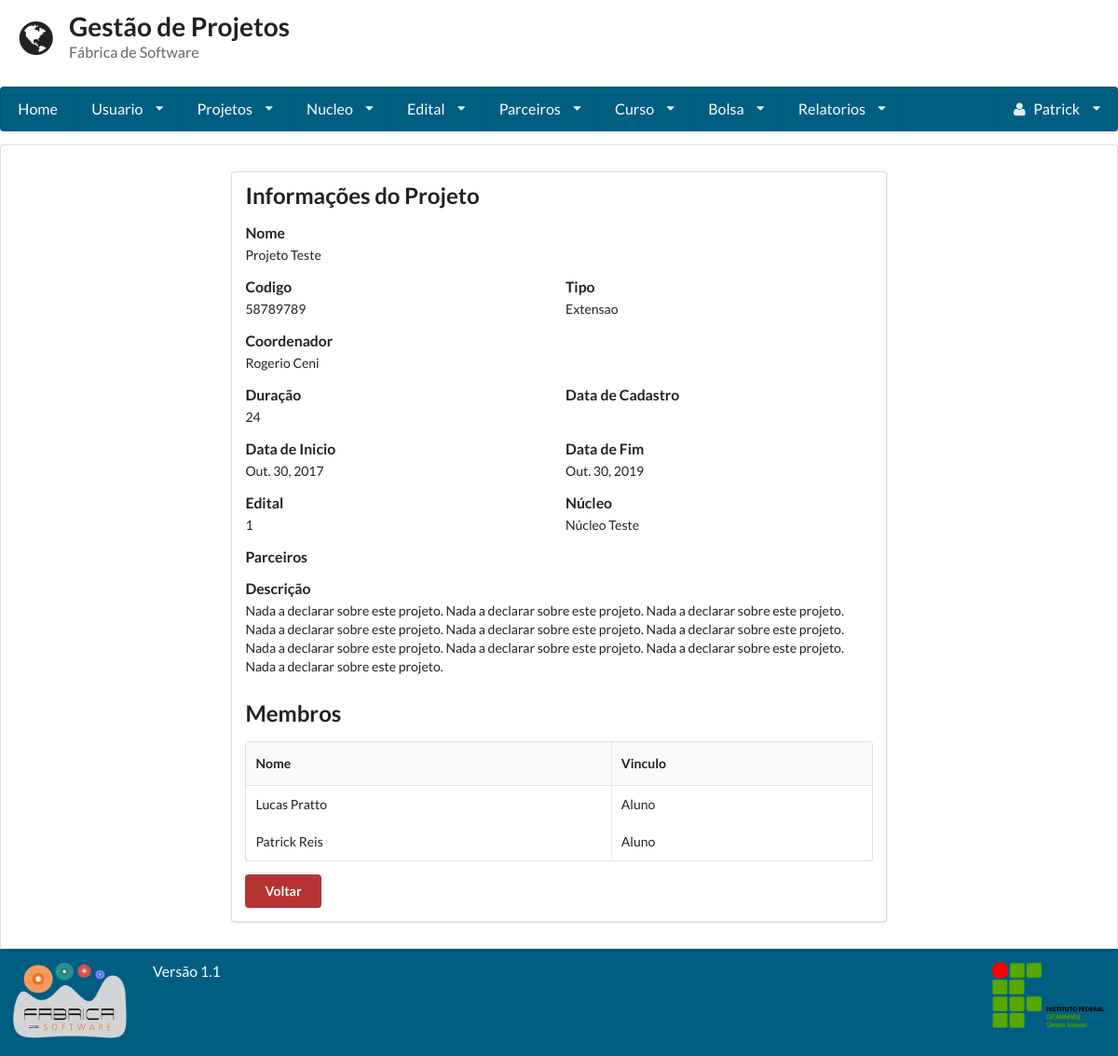
Page /visualizar_projeto/7/ (signed in) on the committed database.
### gestaoapp/models/projeto.py (models this page shows, shortened)
class Projeto(models.Model):
    TIPO_CHOICES = (
        ('Pesquisa', 'Pesquisa'),
        ('Extensao', 'Extensão'),
        ('Ensino', 'Ensino'),
        ('Pesquisa_Extensao', 'Pesquisa/Extensão'),
    )
    tipo = models.CharField(
        max_length=255, null=True, blank=True,
        choices=TIPO_CHOICES
    )
    nome = models.CharField(max_length=255)
    imagem = models.ImageField("Imagem", upload_to='projeto')
    codigo = models.CharField(max_length=255, unique=True)
    data_hora_cadastro = models.DateTimeField(auto_now=True)
    responsavel_cadastro = models.ForeignKey(User, related_name="coordenador_criador", )
    coordenador = models.ManyToManyField(Usuario, through='Coordenacao', blank=True)
    duracao = models.CharField(max_length=255)
    data_inicio = models.DateField()
    data_fim = models.DateField()
    nucleo = models.ManyToManyField(Nucleo)
    edital = models.ManyToManyField(Edital, blank=True, related_name="editais_do_projeto")
    descricao = models.TextField()
    membro = models.ManyToManyField(Usuario, blank=True, related_name="membros")
    parceiro = models.ManyToManyField(Parceiro, blank=True)

### gestaoapp/models/coordenacao.py (models this page shows, shortened)
class Coordenacao(models.Model):
    status = models.BooleanField(default=True)
    dt_inicio = models.DateField(null=True, blank=True, auto_created=True)
    dt_termino = models.DateField(null=True, blank=True)
    projeto = models.ForeignKey(Projeto, null=True, on_delete=models.CASCADE)
    coordenador = models.ForeignKey(Usuario, null=True, on_delete=models.CASCADE)

### gestaoapp/models/edital.py (models this page shows, shortened)
class Edital(models.Model):
    numero = models.IntegerField(unique=True)
    orgao_concedente = models.CharField(max_length=255)
    dt_inicio = models.DateField()
    dt_termino = models.DateField()
    url_edital = models.URLField(max_length=200, null=True, blank=True)
    verba = models.FloatField(null=True, blank=True)
    qtd_bolsa = models.IntegerField(null=True, blank=True)
    pdf_edital = models.FileField(null=True, blank=True)
    data_hora_cadastro = models.DateTimeField(auto_now=True)
    responsavel_cadastro = models.ForeignKey(User)

### gestaoapp/models/nucleo.py (models this page shows, shortened)
class Nucleo(models.Model):
    nome = models.CharField(max_length=255)
    sigla = models.CharField(max_length=5)
    descricao = models.TextField()
    data_hora_cadastro = models.DateTimeField(auto_now=True)
    responsavel_cadastro = models.ForeignKey(User)

### gestaoapp/models/usuario.py (models this page shows, shortened)
class Usuario(User):
    PERIODO_CHOICES = (
        ('primeiro', '1° Semestre'),
        ('segundo', '2° Semestre'),
        ('terceiro', '3° Semestre'),
        ('quarto', '4° Semestre'),
        ('quinto', '5° Semestre'),
        ('sexto', '6° Semestre'),
        ('setimo', '7° Semestre'),
        ('oitavo', '8° Semestre'),
        ('nono', '9° Semestre'),
        ('decimo', '10° Semestre'),
    )
    VINCULO_CHOICES = (
        ('Aluno', 'Aluno'),
        ('Professor', 'Professor'),
    )
    periodo = models.CharField(
        max_length=255, null=True, blank=True,
        choices=PERIODO_CHOICES
    )
    vinculo_institucional = models.CharField(
        max_length=255, null=True, blank=True,
        choices=VINCULO_CHOICES)
    email_opcional = models.EmailField(max_length=254, null=True, blank=True)
    matricula = models.CharField(max_length=255, unique=True)
    foto = models.ImageField(upload_to='profile_images')
    carga_horaria = models.IntegerField(validators=[MaxValueValidator(100), MinValueValidator(1)])
    telefone1 = models.CharField(max_length=11)
    telefone2 = models.CharField(max_length=11, blank=True, null=True)
    curso = models.ForeignKey(Curso, null=True, blank=True)
    verificacao = models.CharField(max_length=255, null=True, blank=True, unique=True)
    lattes = models.URLField(null=True, blank=True)
    desc = models.TextField()
    super_adm = models.BooleanField(default=False)

### gestaoapp/views/projeto.py (the view, shortened to what this page needs)
# urls.py: url(r'^visualizar_projeto/(?P<projeto_id>\d+)/$', VisualizarProjeto.as_view()),
class VisualizarProjeto(LoginRequiredMixin, View):
    template = "projeto/visualizar.html"
    def get(self, request, projeto_id=None):
        if projeto_id:
            projeto = Projeto.objects.get(id=projeto_id)
            coordenacao = Coordenacao.objects.get(projeto=projeto, status=True)
        else:
            return render(request, self.template, {})
        return render(request, self.template, {'projeto': projeto, 'coordenacao': coordenacao})

### gestaoapp/templates/projeto/visualizar.html (shortened to what this page needs)
{% extends 'base.html' %}
{% block conteudo %}
    {% if request.user in projeto.membro.all or user.is_superuser %}
        <div class="ui segment form">
        <h2 class="ui header">Informações do Projeto</h2>
        <div class="field">
            <label>Nome</label>
            {{ projeto.nome }}
        </div>
        <div class="two fields">
            <div class="field">
                <label>Codigo</label>
                {{ projeto.codigo }}
            </div>
            <div class="field">
                <label>Tipo</label>
                {{ projeto.tipo }}
            </div>
        </div>
        <div class="field">
            <label>Coordenador</label>
            {{ coordenacao.coordenador.get_full_name }}
        </div>
        <div class="two fields">
            <div class="field">
                <label>Duração</label>
                {{ projeto.duracao }}
            </div>
            <div class="field">
                <label>Data de Cadastro</label>
            </div>
        </div>
        <div class="two fields">
            <div class="field">
                <label>Data de Inicio</label>
                {{ projeto.data_inicio }}
            </div>
            <div class="field">
                <label>Data de Fim</label>
                {{ projeto.data_fim }}
            </div>
        </div>
        <div class="two fields">
            <div class="field">
                <label>Edital</label>
                {% for edital in projeto.edital.all %}
                    {{ edital.numero }}
                {% endfor %}
            </div>
            <div class="field">
                <label>Núcleo</label>
                {% for nucleo in projeto.nucleo.all %}
                    {{ nucleo.nome }}<br>
                {% endfor %}
            </div>
        </div>
        <div class="field">
            <label>Parceiros</label>
        </div>
        <div class="field">
            <label>Descrição</label>
            {{ projeto.descricao }}
        </div>
        {% if projeto.coordenador.id == request.user.id %}
            <h2 class="ui header">Membros <a href='/editar_membro/{{ projeto.id }}'><i
                    class="add user black icon"></i></a>
            </h2>
        {% else %}
            <h2 class="ui header">Membros </h2>
        {% endif %}
        <div class="field">
            <table class="ui celled table">
                <thead>
                <tr>
                    <th>Nome</th>
                    <th>Vinculo</th>
                </tr>
                </thead>
                {% for membros in projeto.membro.all %}
                    <tbody>
                    <td>{{ membros.first_name }} {{ membros.last_name }}</td>
                    <td>{{ membros.vinculo_institucional }} </td>
                    </tbody>
                {% endfor %}
            </table>
        </div>
        <a href='/consulta_projeto/'>
            <button class='ui red button'>Voltar</button>
        </a>
    {% endif %}
{% endblock %}

### gestaoapp/templates/base.html (shortened to what this page needs)
<!doctype html>
<head>
    {% load staticfiles %}
    <link rel="stylesheet" href="{% static 'semantic-2.1/dist/semantic.css' %}"/>
    <link rel="stylesheet" href="{% static 'base.css' %}"/>
</head>
<body class="cor-fundo">
<header class="cabecalho">
    <div class="ui grid">
        <div class="row">
            <div class='twelve wide column'>
                <h1 class="ui header">
                    <i class='ui icon world'></i>
                    <div class="ui content">
                        Gestão de Projetos
                        <p class="sub header">
                            Fábrica de Software
                        </p>
                    </div>
                </h1>
            </div>
        </div>
        {% if user.is_authenticated %}
            <div class="computer only row">
                <nav class="ui large menu stackable"><a class="item" href="/home">Home</a>
                    <div class="ui dropdown item">Usuario<i class="dropdown icon"></i>
                    </div>
                    <div class="ui dropdown item">Projetos<i class="dropdown icon"></i>
                    </div>
                    <div class="ui dropdown item">Nucleo<i class="dropdown icon"></i>
                    </div>
                    <div class="ui dropdown item">Edital<i class="dropdown icon"></i>
                    </div>
                    <div class="ui dropdown item">Parceiros<i class="dropdown icon"></i>
                    </div>
                    {% if user.is_superuser %}
                        <div class="ui dropdown item">Curso<i class="dropdown icon"></i>
                        </div>
                    {% endif %}
                    {% if user.is_superuser %}
                        <div class="ui dropdown item">Bolsa<i class="dropdown icon"></i>
                        </div>
                    {% endif %}
                    {% if user.is_superuser %}
                        <div class="ui dropdown item">Relatorios<i class="dropdown icon"></i>
                        </div>
                    {% endif %}
                    <div class="ui dropdown item right floated"><i class="user icon"></i>
                        {{ request.user.first_name }} <i class="dropdown icon"></i>
                    </div>
                </nav>
            </div>
        {% endif %}
    </div>
</header>
<article class="corpo ui segment cor-conteudo">
    <div class="ui grid">
        <div class="row">
            <div class="three wide column"></div>
            <div class="ten wide column">
                {% block conteudo %}
                {% endblock %}
            </div>
        </div>
    </div>
</article>
<footer class="ui grid rodape verde_escuro">
    <div class="two wide column">
        <img class="ui small image" src="{% static 'fabrica.png' %}">
    </div>
    <div class=" twelve wide column">
        <label class="centered"> Versão 1.1 </label>
    </div>
    <div class="two wide column">
        <img class="ui small image" src="{% static 'ifc2.png' %}">
    </div>
</footer>
</body>
</html>

### static/base.css (style rules this page uses)
.ui.grid { margin: 0 !important; padding: 0 !important; }
.cabecalho { min-height: 16% !important; color: #005e83 !important; }
.cabecalho .grid { margin: 0 !important; padding: 0 !important; }
.corpo { min-height: 64.9% !important; }
.rodape { min-height: 11% !important; }
article { margin: 0 !important; }
.red { background-color: #B63333 !important; }
.verde_escuro { background: #005e83 !important; color: #FFFFFF !important; }
.ui.menu { width: 100% !important; background-color: #005e83 !important; }
.ui.menu > .item { color: #FFF !important; }
label { font-size: 1.125em !important; }

### rows in the picture
Projeto: nome "Projeto Teste", codigo "58789789", tipo "Extensao", duracao "24", data_inicio "Out. 30, 2017", data_fim "Out. 30, 2019", descricao "Nada a declarar sobre este projeto. Nada a declarar sobre este projeto. Nada a declarar sobre este projeto. Nada a declarar sobre este projeto. Nada a declarar sobre este projeto. Nada a declarar sobre este projeto. Nada a declarar sobre este projeto. Nada a declarar sobre este projeto. Nada a declarar sobre este projeto. Nada a declarar sobre este projeto."
Coordenacao: coordenador.get_full_name "Rogerio Ceni"
Edital: numero "1"
Nucleo: nome "Núcleo Teste"
Usuario: first_name "Lucas", last_name "Pratto", vinculo_institucional "Aluno"
Usuario: first_name "Patrick", last_name "Reis", vinculo_institucional "Aluno"

### other values in the picture
{{ request.user.first_name }} "Patrick"
